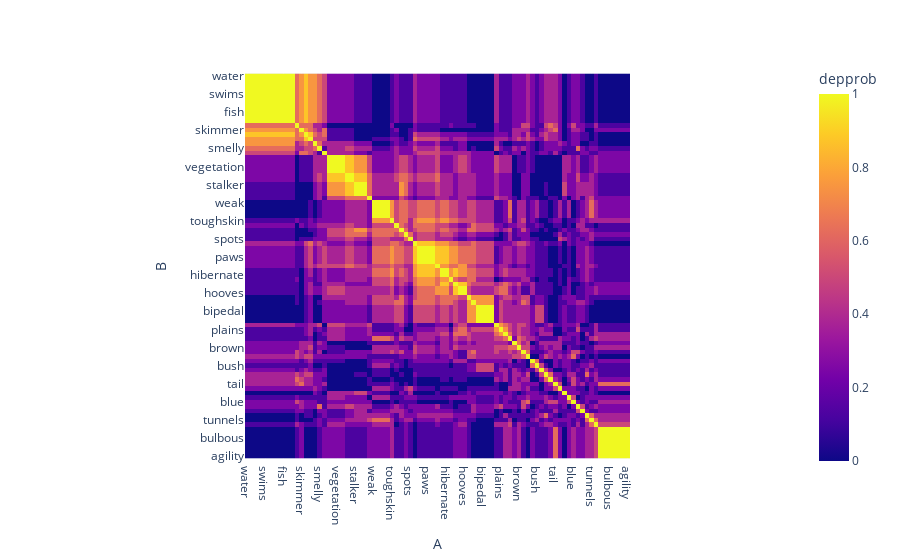

Notebook source saved alongside this figure:
### Code cell
#Se crea un "motor" a partir del dataframe cargado
codebook = lace.Codebook.from_df(name='engine', df=df)

engine = lace.Engine.from_df(df, codebook=codebook)

# Se ajusta un modelo al dataset a lo largo de 5000 iteraciones de ajuste. 
engine.update(6000)

# Se muestra la estructura estadística de los datos, es decir, que características son dependientes (predictivas) entre sí
engine.clustermap("depprob", zmin=0, zmax=1).figure.show()

### Figure 1 — Plotly figure (JSON) as saved in the notebook; plotly's stock layout.template omitted (floating-point values rounded to 4 significant figures; data arrays with more than 128 entries replaced by an {"elided": "..."} marker saying what was removed)
{"data": [{"coloraxis": "coloraxis", "hovertemplate": "A: %{x}<br>B: %{y}<br>depprob: %{z}<extra></extra>", "name": "0", "type": "heatmap", "x": ["water", "ocean", "arctic", "quadrapedal", "swims", "strainteeth", "flippers", "walks", "fish", "coastal", "ground", "oldworld", "skimmer", "plankton", "furry", "chewteeth", "smelly", "black", "smart", "meatteeth", "vegetation", "grazer", "meat", "hunter", "stalker", "fierce", "timid", "scavenger", "weak", "big", "small", "strong", "toughskin", "flys", "cave", "gray", "spots", "hairless", "group", "pads", "paws", "claws", "solitary", "nocturnal", "hibernate", "buckteeth", "longleg", "horns", "hooves", "nestspot", "forest", "jungle", "bipedal", "hands", "tree", "fields", "plains", "longneck", "muscle", "insects", "brown", "mountains", "forager", "white", "bush", "newworld", "desert", "stripes", "tail", "patches", "domestic", "hops", "blue", "yellow", "orange", "red", "tunnels", "tusks", "inactive", "slow", "bulbous", "lean", "fast", "active", "agility"], "xaxis": "x", "y": ["water", "ocean", "arctic", "quadrapedal", "swims", "strainteeth", "flippers", "walks", "fish", "coastal", "ground", "oldworld", "skimmer", "plankton", "furry", "chewteeth", "smelly", "black", "smart", "meatteeth", "vegetation", "grazer", "meat", "hunter", "stalker", "fierce", "timid", "scavenger", "weak", "big", "small", "strong", "toughskin", "flys", "cave", "gray", "spots", "hairless", "group", "pads", "paws", "claws", "solitary", "nocturnal", "hibernate", "buckteeth", "longleg", "horns", "hooves", "nestspot", "forest", "jungle", "bipedal", "hands", "tree", "fields", "plains", "longneck", "muscle", "insects", "brown", "mountains", "forager", "white", "bush", "newworld", "desert", "stripes", "tail", "patches", "domestic", "hops", "blue", "yellow", "orange", "red", "tunnels", "tusks", "inactive", "slow", "bulbous", "lean", "fast", "active", "agility"], "yaxis": "y", "z": {"elided": "85x85 float values"}}], "layout": {"coloraxis": {"cmax": 1, "cmin": 0, "colorbar": {"title": {"text": "depprob"}}, "colorscale": [[0, "#0d0887"], [0.1111, "#46039f"], [0.2222, "#7201a8"], [0.3333, "#9c179e"], [0.4444, "#bd3786"], [0.5556, "#d8576b"], [0.6667, "#ed7953"], [0.7778, "#fb9f3a"], [0.8889, "#fdca26"], [1, "#f0f921"]]}, "margin": {"t": 60}, "xaxis": {"anchor": "y", "constrain": "domain", "domain": [0, 1], "scaleanchor": "y", "title": {"text": "A"}}, "yaxis": {"anchor": "x", "autorange": "reversed", "constrain": "domain", "domain": [0, 1], "title": {"text": "B"}}}}
